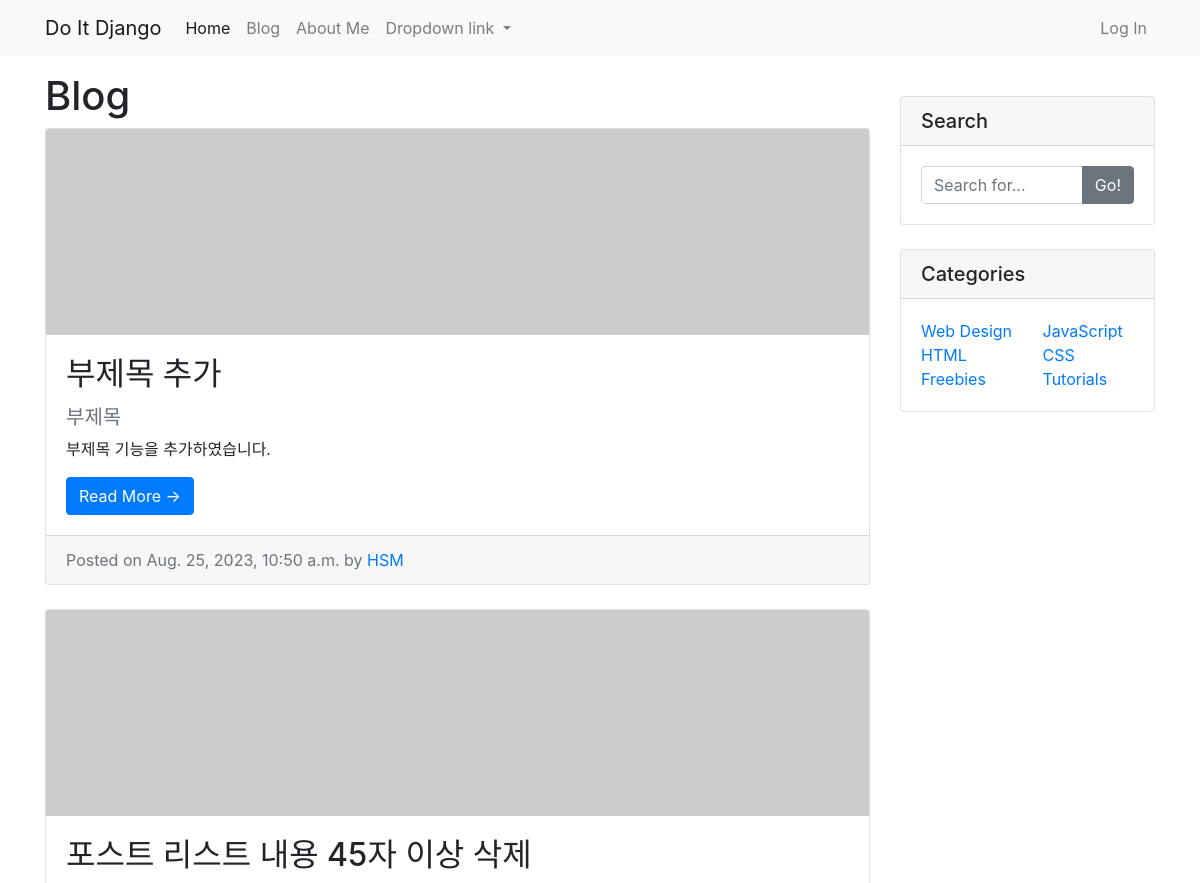
/blog/ (upper part), run on an earlier commit of the app's database.
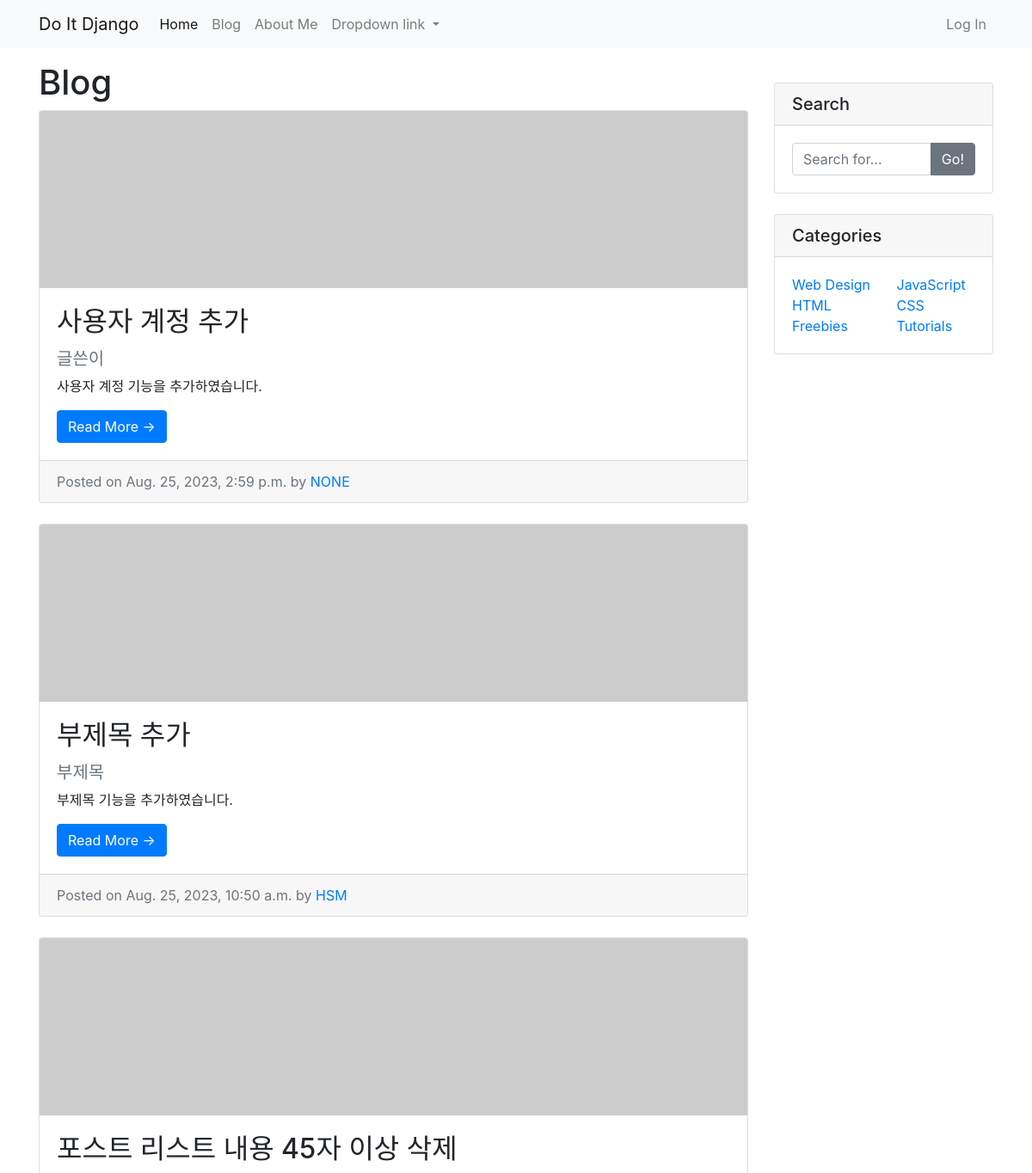
And on a later commit of the database.
### blog/models.py (models this page shows, shortened)
class Post(models.Model):
    title = models.CharField(max_length=30)
    hook_text = models.CharField(max_length=100, blank=True)
    content = models.TextField()
    head_image = models.ImageField(upload_to='blog/images/%Y/%m/%d/', blank=True)
    file_upload = models.FileField(upload_to='blog/files/%Y/%m/%d/', blank=True)
    created_at = models.DateTimeField(auto_now_add=True)
    updated_at = models.DateTimeField(auto_now=True)
    author = models.ForeignKey(User, null=True, on_delete=models.SET_NULL)
    def get_absolute_url(self):
        return f'/blog/{self.pk}/'

### blog/views.py (the view)
# urls.py: path('', views.PostList.as_view()),
class PostList(ListView):
    model = Post
    ordering = '-pk'

### blog/templates/blog/post_list.html (shortened to what this page needs)
{% extends 'blog/base.html' %}
{% block main_area %}
<h1>Blog</h1>
            {% if post_list.exists %}
                {% for p in post_list %}
                <div class="card mb-4">
                    {% if p.head_image %}
                        <img class="card-img-top" src="{{p.head_image.url}}" alt="{{p}} head image">
                    {% else %}
                        <img class="card-img-top" src="https://picsum.photos/seed/{{p.id}}/800/200" alt="random_image">
                    {% endif %}
                    <div class="card-body">
                        <h2 class="card-title">{{p.title}}</h2>
                        {% if p.hook_text %}
                            <h5 class="text-muted">{{p.hook_text}}</h5>
                        {% endif %}
                        <p class="card-text">{{p.content | truncatewords:45}}</p>
                        <a href="{{p.get_absolute_url}}" class="btn btn-primary">Read More &rarr;</a>
                    </div>
                    <div class="card-footer text-muted">
                        Posted on {{p.created_at}} by
                        <a href="#">{{p.author | upper}}</a>
                    </div>
                </div>
                {% endfor %}
            {% else %}
                <h3>아직 게시물이 없습니다.</h3>
            {% endif %}
            </div>
{% endblock %}

### blog/templates/blog/base.html (shortened to what this page needs)
<!DOCTYPE html>
{% load static %}
<html lang="ko">
<head>
    <link rel="stylesheet" href="{% static 'blog/bootstrap/bootstrap.min.css' %}" media="screen">
</head>
<body>
    {% include 'blog/navbar.html' %}
    <div class="container my-3">
        <div class="row">
            <div class="col-md-8 col-lg-9" id="main-area">
                {% block main_area %}
                {% endblock %}
                <div class="col-md-4 col-lg-3">
                    <div class="card my-4">
                        <h5 class="card-header">Search</h5>
                        <div class="card-body">
                            <div class="input-group">
                                <input type="text" class="form-control" placeholder="Search for...">
                                <span class="input-group-append">
                                    <button class="btn btn-secondary" type="button">Go!</button>
                                </span>
                            </div>
                        </div>
                    </div>
                    <div class="card my-4">
                        <h5 class="card-header">Categories</h5>
                        <div class="card-body">
                            <div class="row">
                                <div class="col-lg-6">
                                    <ul class="list-unstyled mb-0">
                                        <li>
                                            <a href="#">Web Design</a>
                                        </li>
                                        <li>
                                            <a href="#">HTML</a>
                                        </li>
                                        <li>
                                            <a href="#">Freebies</a>
                                        </li>
                                    </ul>
                                </div>
                                <div class="col-lg-6">
                                    <ul class="list-unstyled mb-0">
                                        <li>
                                            <a href="#">JavaScript</a>
                                        </li>
                                        <li>
                                            <a href="#">CSS</a>
                                        </li>
                                        <li>
                                            <a href="#">Tutorials</a>
                                        </li>
                                    </ul>
                                </div>
                            </div>
                        </div>
                    </div>
                </div>
            </div>
        </div>
</body>
</html>

### blog/templates/blog/navbar.html (shortened to what this page needs)
<nav class="navbar navbar-expand-lg navbar-light bg-light">
    <div class="container">
        <a class="navbar-brand" href="/">Do It Django</a>
        <div class="collapse navbar-collapse" id="navbarNavDropdown">
            <ul class="navbar-nav">
                <li class="nav-item active">
                    <a class="nav-link" href="/blog/">Home</a>
                </li>
                <li class="nav-item">
                    <a class="nav-link" href="/blog/">Blog</a>
                </li>
                <li class="nav-item">
                    <a class="nav-link" href="/about_me/">About Me</a>
                </li>
                <li class="nav-item dropdown">
                    <a class="nav-link dropdown-toggle" href="#" role="button" data-toggle="dropdown"
                        aria-expanded="false">
                        Dropdown link
                    </a>
                </li>
            </ul>
            <ul class="navbar-nav ml-auto">
                <li class="nav-item">
                    <a class="nav-link" href="#" data-toggle="modal" data-target="#loginModal">Log In</a>
                </li>
            </ul>
        </div>
    </div>
</nav>

What changed in the data, as far as the page shows it:
added Post: title "사용자 계정 추가", hook_text "글쓴이", content "사용자 계정 기능을 추가하였습니다.", created_at "Aug. 25, 2023, 2:59 p.m.", author "NONE"
